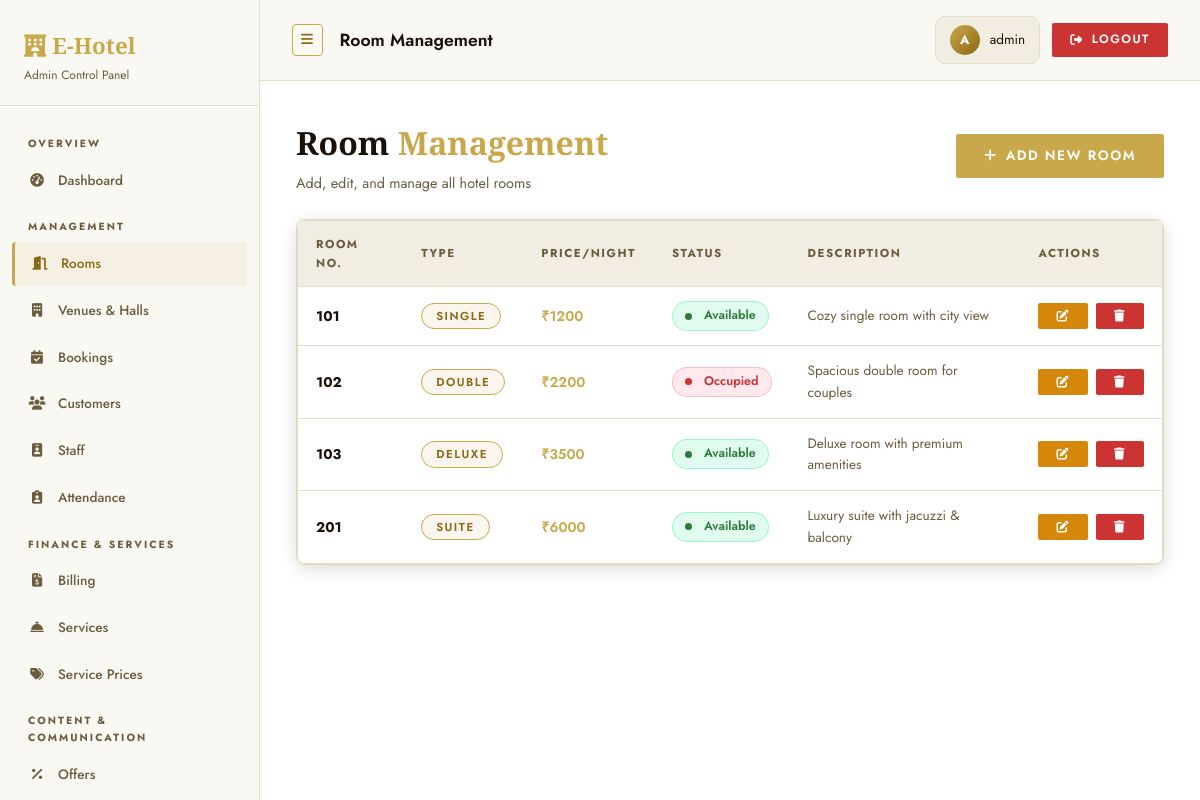
Page /admin/rooms (signed in) on the earlier database version.
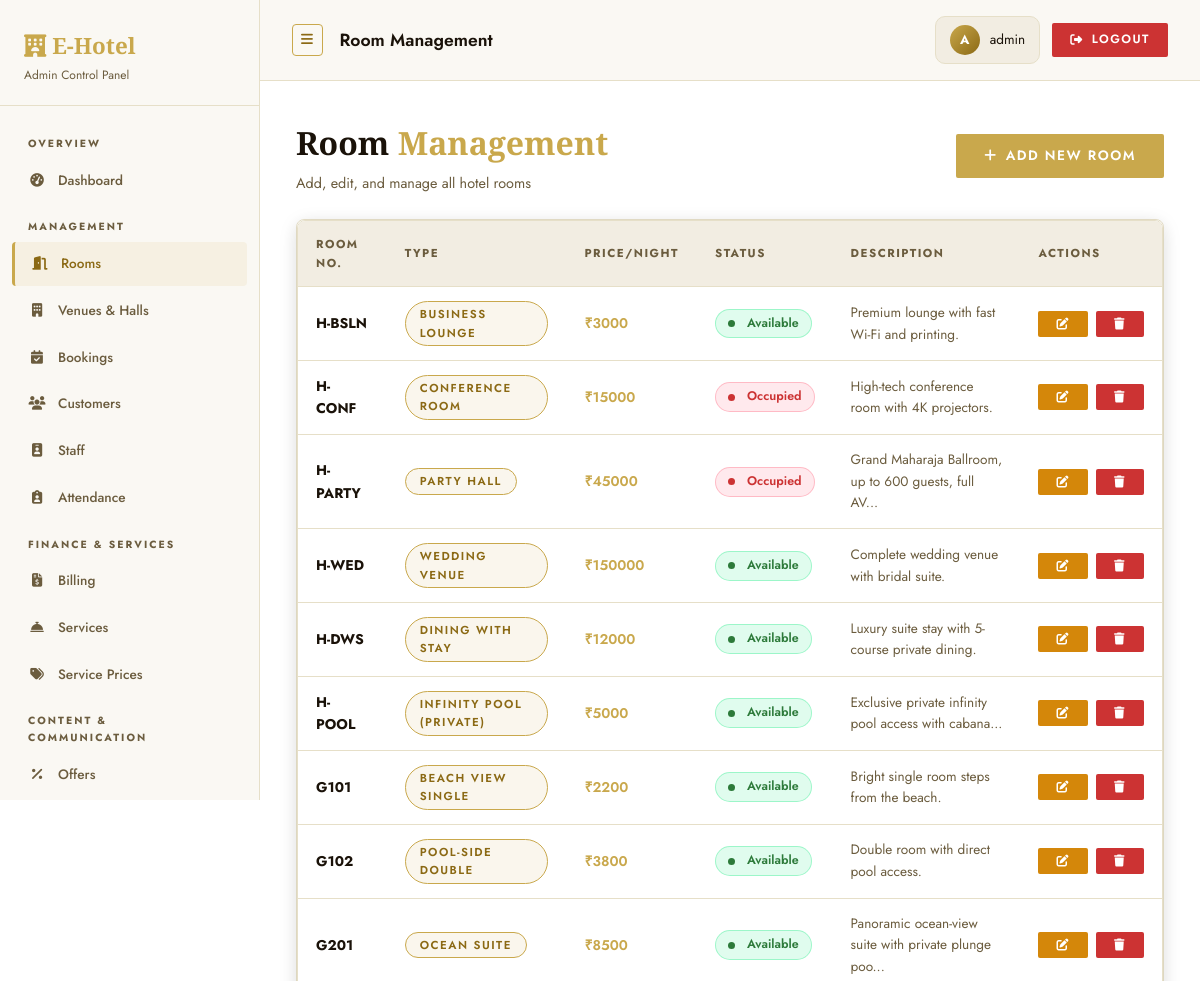
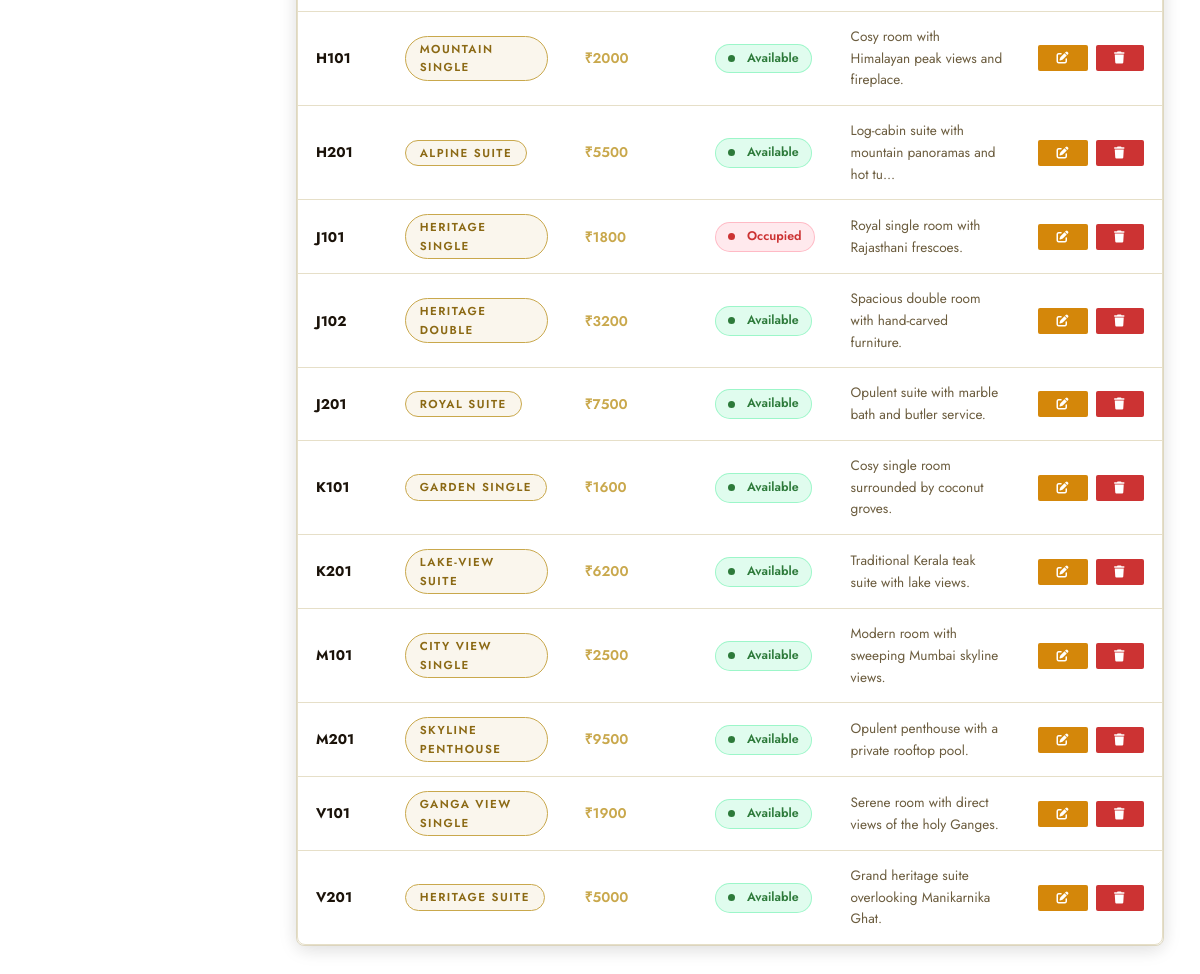
Same page on the later database version (2 pictures, top to bottom).
### tables this page shows
CREATE TABLE rooms (
                id          INTEGER PRIMARY KEY AUTOINCREMENT,
                room_number TEXT UNIQUE NOT NULL,
                room_type   TEXT NOT NULL,
                price       REAL NOT NULL,
                status      TEXT DEFAULT 'Available',
                description TEXT,
                image_url   TEXT,
                destination TEXT DEFAULT 'Main',
                branch      TEXT DEFAULT 'Main Branch',
                capacity    INTEGER DEFAULT 2,
                category    TEXT DEFAULT 'Room'
            );

### routes/admin_routes.py (the view)
    @app.route('/admin/rooms')
    @admin_required
    def admin_rooms():
        dest_filter = request.args.get('destination', '')
        cat_filter  = request.args.get('category', '')
        query       = "SELECT * FROM rooms WHERE 1=1"
        params      = []
        if dest_filter:
            query += " AND destination=?"
            params.append(dest_filter)
        if cat_filter:
            query += " AND category=?"
            params.append(cat_filter)
        query += " ORDER BY category, destination, room_number"
        rooms = query_db(query, params)
        return render_template('admin/rooms.html', rooms=rooms, destinations=DESTINATIONS,
                               categories=CATEGORIES, selected_destination=dest_filter,
                               selected_category=cat_filter)

### utils/auth.py (called while the page is built)
def admin_required(f):
    @wraps(f)
    def decorated_function(*args, **kwargs):
        if 'admin_id' not in session:
            flash('Admin login required.', 'warning')
            return redirect(url_for('admin_login'))
        return f(*args, **kwargs)
    return decorated_function

### utils/db.py (called while the page is built)
def get_db():
    db = getattr(g, '_database', None)
    if db is None:
        db = g._database = sqlite3.connect(DATABASE)
        db.row_factory = sqlite3.Row
    return db

def query_db(query, args=(), one=False, commit=False):
    db  = get_db()
    cur = db.execute(query, args)
    if commit:
        db.commit()
        return cur.lastrowid
    rows = cur.fetchall()
    return rows[0] if (one and rows) else (None if one else rows)

### templates/admin/rooms.html (shortened to what this page needs)
{% extends "admin/base_admin.html" %}
{% block page_title %}Room Management{% endblock %}
{% block content %}
<div class="action-bar anim-fade-up">
  <div class="panel-header" style="margin:0">
    <h1>Room <span class="text-accent">Management</span></h1>
    <p>Add, edit, and manage all hotel rooms</p>
  </div>
  <a href="{{ url_for('admin_add_room') }}" class="btn btn-primary">
    <i class="fas fa-plus"></i> Add New Room
  </a>
</div>
{% if rooms %}
<div class="card anim-fade-up-delay-1" style="padding:0">
  <div class="table-wrapper">
    <table>
      <thead>
        <tr>
          <th>Room No.</th>
          <th>Type</th>
          <th>Price/Night</th>
          <th>Status</th>
          <th>Description</th>
          <th>Actions</th>
        </tr>
      </thead>
      <tbody>
        {% for room in rooms %}
        <tr>
          <td><strong>{{ room['room_number'] }}</strong></td>
          <td>
            <span class="badge badge-info">{{ room['room_type'] }}</span>
          </td>
          <td style="color:var(--accent);font-weight:600">₹{{ "%.0f"|format(room['price']) }}</td>
          <td>
            <span
              class="status-pill {{ 'pill-available' if room['status']=='Available' else 'pill-occupied' if room['status']=='Occupied' else 'pill-maintenance' }}">
              <span
                class="status-dot {{ 'dot-available' if room['status']=='Available' else 'dot-occupied' if room['status']=='Occupied' else 'dot-maintenance' }}"></span>
              {{ room['status'] }}
            </span>
          </td>
          <td style="color:var(--text2);font-size:.85rem">{{ room['description'][:50] + '...' if room['description'] and
            room['description']|length > 50 else room['description'] or '—' }}</td>
          <td>
            <div style="display:flex;gap:8px">
              <a href="{{ url_for('admin_edit_room', room_id=room['id']) }}" class="btn btn-warning btn-sm">
                <i class="fas fa-edit"></i>
              </a>
              <form method="post" action="{{ url_for('admin_delete_room', room_id=room['id']) }}"
                style="display:inline">
                <button type="submit" class="btn btn-danger btn-sm"
                  data-confirm="Delete Room {{ room['room_number'] }}?">
                  <i class="fas fa-trash"></i>
                </button>
              </form>
            </div>
          </td>
        </tr>
        {% endfor %}
      </tbody>
    </table>
  </div>
</div>
{% else %}
<div class="card">
  <div class="empty-state"><i class="fas fa-door-closed"></i>
    <p>No rooms found. Add your first room!</p>
  </div>
</div>
{% endif %}
{% endblock %}

### templates/admin/base_admin.html (shortened to what this page needs)
<!DOCTYPE html>
<html lang="en">
<head>
  <link rel="stylesheet" href="{{ url_for('static', filename='css/style.css') }}">
  <link rel="stylesheet" href="{{ url_for('static', filename='css/panel.css') }}">
  <link rel="stylesheet" href="https://cdnjs.cloudflare.com/ajax/libs/font-awesome/6.5.0/css/all.min.css">
</head>
<body>
<div class="panel-layout">
  <aside class="sidebar" id="adminSidebar">
    <div class="sidebar-brand">
      <h1><i class="fas fa-hotel"></i> E-Hotel</h1>
      <p>Admin Control Panel</p>
    </div>
    <nav class="sidebar-nav">
      <div class="sidebar-nav-section">Overview</div>
      <a href="{{ url_for('admin_dashboard') }}" class="sidebar-nav-item">
        <i class="fas fa-tachometer-alt"></i> Dashboard
      </a>
      <div class="sidebar-nav-section">Management</div>
      <a href="{{ url_for('admin_rooms') }}" class="sidebar-nav-item">
        <i class="fas fa-door-open"></i> Rooms
      </a>
      <a href="{{ url_for('admin_venues') }}" class="sidebar-nav-item">
        <i class="fas fa-building"></i> Venues & Halls
      </a>
      <a href="{{ url_for('admin_bookings') }}" class="sidebar-nav-item">
        <i class="fas fa-calendar-check"></i> Bookings
      </a>
      <a href="{{ url_for('admin_customers') }}" class="sidebar-nav-item">
        <i class="fas fa-users"></i> Customers
      </a>
      <a href="{{ url_for('admin_staff') }}" class="sidebar-nav-item">
        <i class="fas fa-id-badge"></i> Staff
      </a>
      <a href="{{ url_for('admin_attendance') }}" class="sidebar-nav-item">
        <i class="fas fa-clipboard-user"></i> Attendance
      </a>
      <div class="sidebar-nav-section">Finance & Services</div>
      <a href="{{ url_for('admin_billing') }}" class="sidebar-nav-item">
        <i class="fas fa-file-invoice-dollar"></i> Billing
      </a>
      <a href="{{ url_for('admin_services') }}" class="sidebar-nav-item">
        <i class="fas fa-concierge-bell"></i> Services
      </a>
      <a href="{{ url_for('admin_service_catalog') }}" class="sidebar-nav-item">
        <i class="fas fa-tags"></i> Service Prices
      </a>
      <div class="sidebar-nav-section">Content & Communication</div>
      <a href="{{ url_for('admin_offers') }}" class="sidebar-nav-item">
        <i class="fas fa-percentage"></i> Offers
      </a>
        {% set unread = namespace(count=0) %}
    </nav>
  </aside>
  <div style="flex:1;display:flex;flex-direction:column;overflow:hidden">
    <div class="topbar">
      <div class="topbar-left">
        <button id="sidebarToggle" class="btn btn-icon btn-outline" style="padding:8px">
          <i class="fas fa-bars"></i>
        </button>
        <div class="topbar-title">{% block page_title %}Dashboard{% endblock %}</div>
      </div>
      <div class="topbar-right">
        <div class="topbar-user">
          <div class="sidebar-avatar" style="width:30px;height:30px;font-size:.8rem">
            {{ session.admin_name[0].upper() if session.admin_name else 'A' }}
          </div>
          <span style="font-size:.85rem">{{ session.admin_name or 'Admin' }}</span>
        </div>
        <a href="{{ url_for('admin_logout') }}" class="btn btn-danger btn-sm">
          <i class="fas fa-sign-out-alt"></i> Logout
        </a>
      </div>
    </div>
    <main class="panel-content">
      {% block content %}{% endblock %}
    </main>
  </div>
</div>
</body>
</html>

### static/css/panel.css (style rules this page uses)
.topbar { display: flex; align-items: center; justify-content: space-between; padding: 16px 32px; background: var(--bg2); border-bottom: 1px solid var(--border); position: sticky; top: 0; z-index: 100; }
.topbar-left { display: flex; align-items: center; gap: 16px; }
.topbar-title { font-size: 1.1rem; font-weight: 600; }
.topbar-right { display: flex; align-items: center; gap: 12px; }
.topbar-user { display: flex; align-items: center; gap: 10px; padding: 8px 14px; border-radius: 10px; background: var(--bg3); border: 1px solid var(--border); cursor: pointer; }
.status-pill { display: inline-flex; align-items: center; gap: 6px; padding: 4px 12px; border-radius: 99px; font-size: .78rem; font-weight: 600; }
.pill-available { background: rgba(0,230,118,.12); color: var(--success); border: 1px solid rgba(0,230,118,.3); }
.pill-occupied { background: rgba(255,79,106,.12); color: var(--danger); border: 1px solid rgba(255,79,106,.3); }

Differences in the rows shown:
added rooms: room_number "H-BSLN", room_type "BUSINESS LOUNGE", price "3000", status "Available", description "Premium lounge with fast Wi-Fi and printing."
added rooms: room_number "H-CONF", room_type "CONFERENCE ROOM", price "15000", status "Occupied", description "High-tech conference room with 4K projectors."
added rooms: room_number "H-PARTY", room_type "PARTY HALL", price "45000", status "Occupied", description "Grand Maharaja Ballroom, up to 600 guests, full AV..."
added rooms: room_number "H-WED", room_type "WEDDING VENUE", price "150000", status "Available", description "Complete wedding venue with bridal suite."
added rooms: room_number "H-DWS", room_type "DINING WITH STAY", price "12000", status "Available", description "Luxury suite stay with 5-course private dining."
added rooms: room_number "H-POOL", room_type "INFINITY POOL (PRIVATE)", price "5000", status "Available", description "Exclusive private infinity pool access with cabana..."
changed rooms: room_number "201" → "G101"; room_type "SUITE" → "BEACH VIEW SINGLE"; price "6000" → "2200"; description "Luxury suite with jacuzzi & balcony" → "Bright single room steps from the beach."; moves up the list
added rooms: room_number "G102", room_type "POOL-SIDE DOUBLE", price "3800", status "Available", description "Double room with direct pool access."
added rooms: room_number "G201", room_type "OCEAN SUITE", price "8500", status "Available", description "Panoramic ocean-view suite with private plunge poo..."
added rooms: room_number "H101", room_type "MOUNTAIN SINGLE", price "2000", status "Available", description "Cosy room with Himalayan peak views and fireplace."
added rooms: room_number "H201", room_type "ALPINE SUITE", price "5500", status "Available", description "Log-cabin suite with mountain panoramas and hot tu..."
changed rooms: room_number "101" → "J101"; room_type "SINGLE" → "HERITAGE SINGLE"; price "1200" → "1800"; status "Available" → "Occupied"; description "Cozy single room with city view" → "Royal single room with Rajasthani frescoes."
changed rooms: room_number "102" → "J102"; room_type "DOUBLE" → "HERITAGE DOUBLE"; price "2200" → "3200"; status "Occupied" → "Available"; description "Spacious double room for couples" → "Spacious double room with hand-carved furniture."
changed rooms: room_number "103" → "J201"; room_type "DELUXE" → "ROYAL SUITE"; price "3500" → "7500"; description "Deluxe room with premium amenities" → "Opulent suite with marble bath and butler service."
added rooms: room_number "K101", room_type "GARDEN SINGLE", price "1600", status "Available", description "Cosy single room surrounded by coconut groves."
added rooms: room_number "K201", room_type "LAKE-VIEW SUITE", price "6200", status "Available", description "Traditional Kerala teak suite with lake views."
added rooms: room_number "M101", room_type "CITY VIEW SINGLE", price "2500", status "Available", description "Modern room with sweeping Mumbai skyline views."
added rooms: room_number "M201", room_type "SKYLINE PENTHOUSE", price "9500", status "Available", description "Opulent penthouse with a private rooftop pool."
added rooms: room_number "V101", room_type "GANGA VIEW SINGLE", price "1900", status "Available", description "Serene room with direct views of the holy Ganges."
added rooms: room_number "V201", room_type "HERITAGE SUITE", price "5000", status "Available", description "Grand heritage suite overlooking Manikarnika Ghat."
